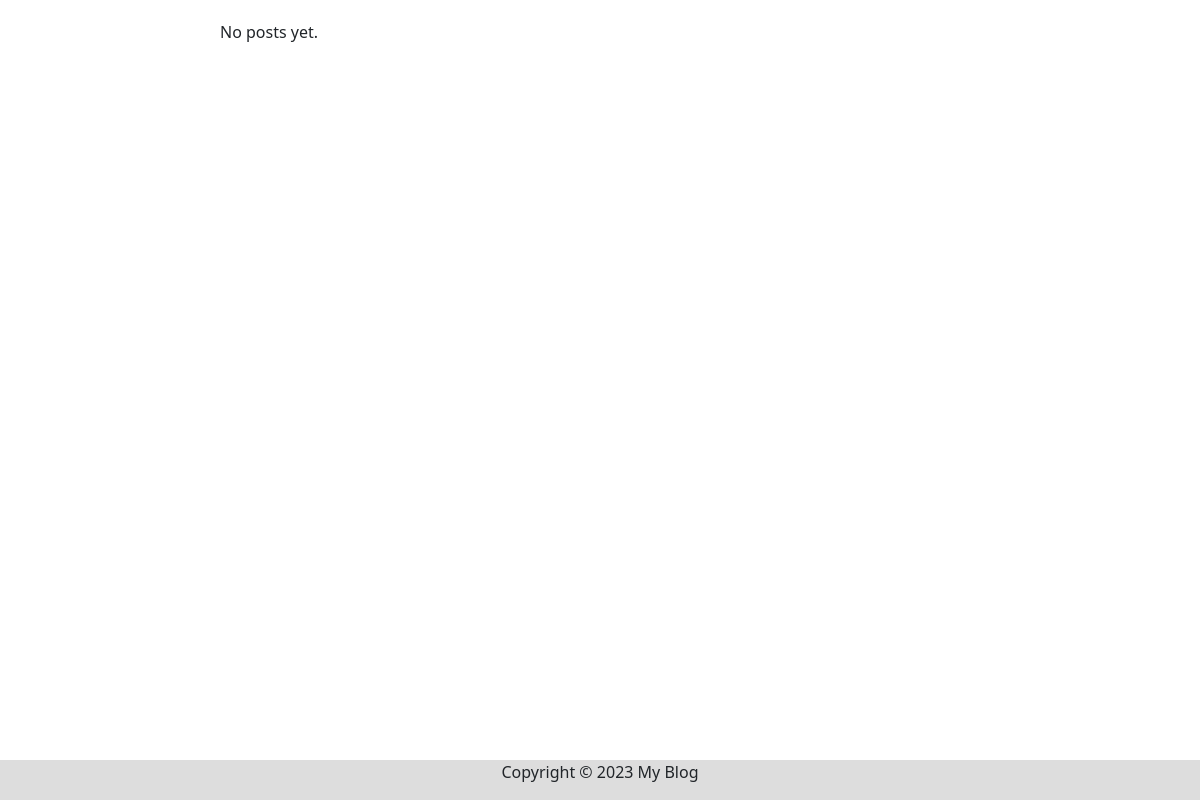
Page /UserBlog/ (signed in) on the earlier database version.
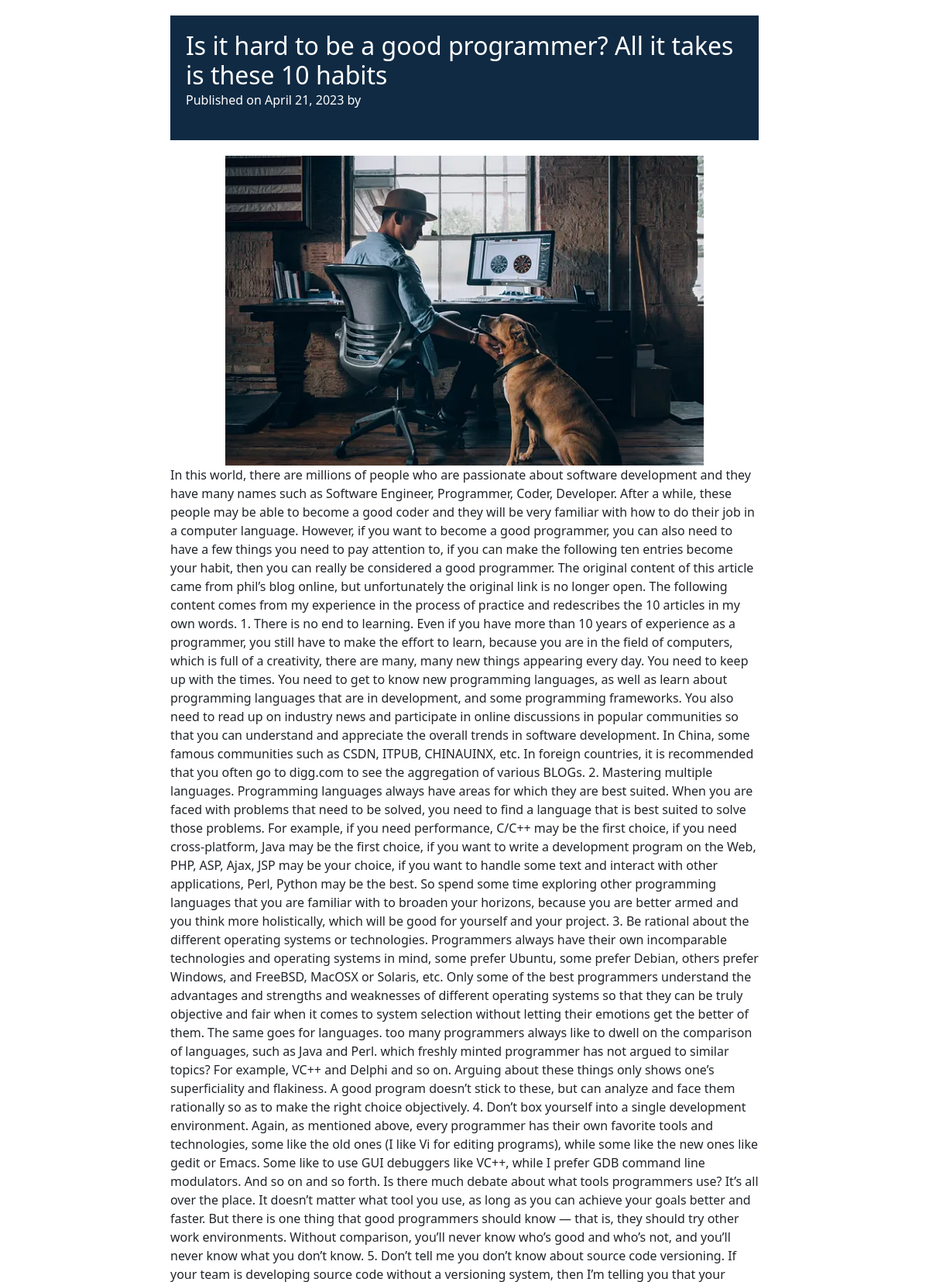
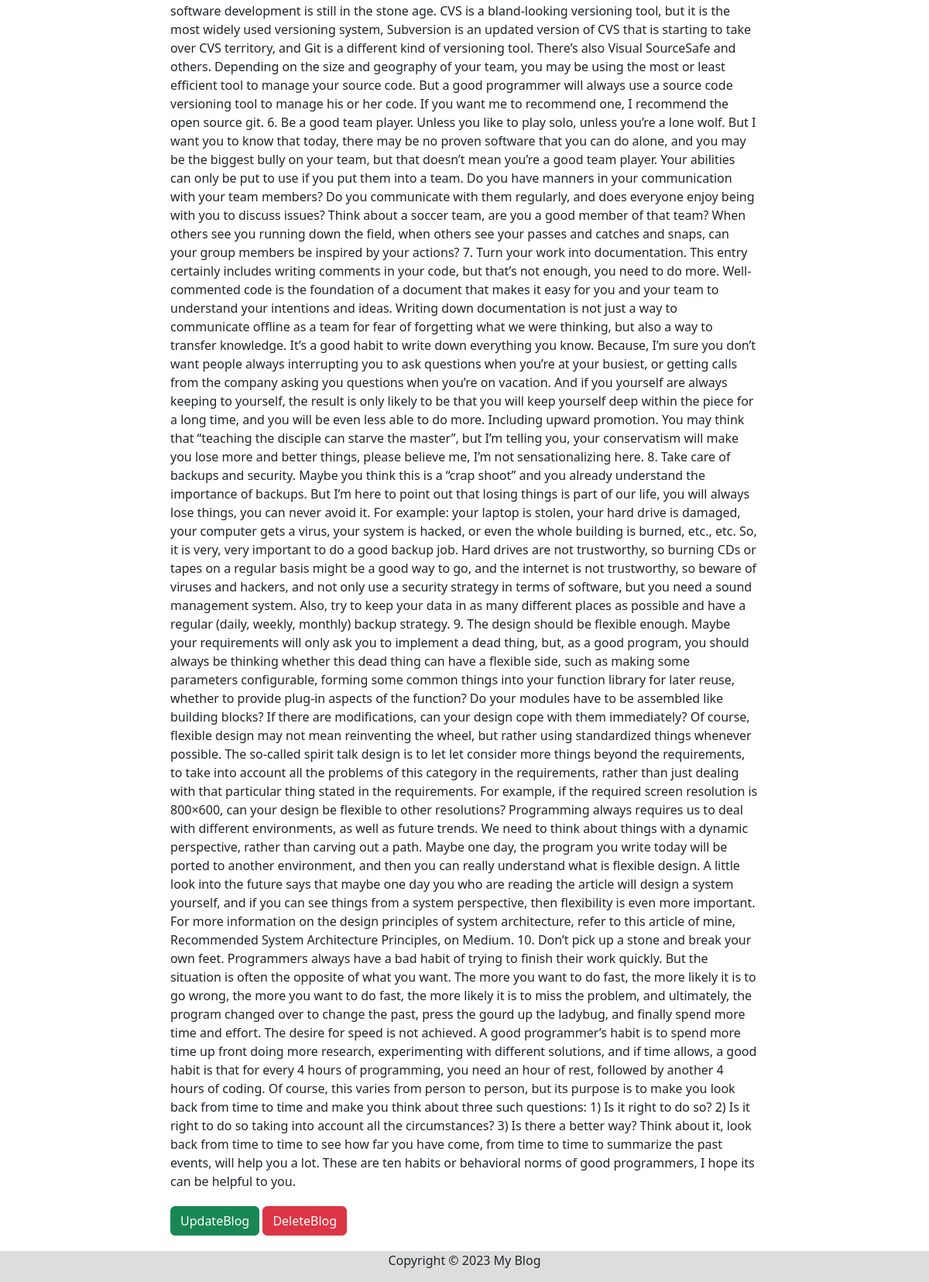
Same page on the later database version (2 pictures, top to bottom).
### core/models.py (models this page shows, shortened)
class Blog_Model(models.Model):
    title = models.CharField(max_length=200, unique=True)
    discription = models.TextField()
    author = models.ForeignKey(User, on_delete=models.CASCADE)
    image = models.FileField(null=True, upload_to='blog-images')
    likes = models.ManyToManyField(User, related_name='liked_posts', blank=True)
    created_at = models.DateTimeField(auto_now_add=True)
    updated_at = models.DateTimeField(auto_now=True)
    class Meta:
        ordering = ['-created_at']

### core/views.py (the view)
# urls.py: path('UserBlog/', UserBlog, name='UserBlog'),
def UserBlog(request):
    user = User.objects.get(username=(request.user.username))
    posts = Blog_Model.objects.filter(author=user)
    context = {'user': user, 'posts': posts}
    return render(request, 'User-Blog.html', context)

### core/templates/User-Blog.html (shortened to what this page needs)
<!DOCTYPE html>
<html>
<head>
    {%load static%}
    <link rel="stylesheet" href="{% static 'core/media/User-Blog.css' %}" />
    <link href="https://cdn.jsdelivr.net/npm/bootstrap@5.2.3/dist/css/bootstrap.min.css" rel="stylesheet"
>
</head>
<body class="h-50" class="">
    <main>
        {% for post in posts %}
        <article>
            <header>
                <h2>{{post.title}}</h2>
                <p>Published on {{post.created_at.date}} by {{item.author}}</p>
            </header>
            <div class="d-flex justify-content-center">
                <img src="{{post.image.url}}" alt="Blog post image" height="400px">
            </div>
            <div>
                <p>{{post.discription}}</p>
            </div>
            <div>
                <a href="{% url 'UpdateBlog' post.id %}"><button type="button" class="btn btn-success">UpdateBlog</button></a>
                <a href="{% url 'DeleteBlog' post.id %}"><button type="button" class="btn btn-danger">DeleteBlog</button></a>
            </div>
        </article>
        {% empty %}
        <p>No posts yet.</p>
        {% endfor %}
    </main>
</body>
<footer>
    <p class="">Copyright © 2023 My Blog</p>
</footer>
</html>

Differences in the rows shown:
added Blog_Model: title "Is it hard to be a good programmer? All it takes is these 10 habits", created_at "April 21, 2023", image (picture), discription "In this world, there are millions of people who are passionate about software development and they have many names such as Software Engineer, Programmer, Coder, Developer. After a while, these people may be able to become a good coder and they will be very familiar with how to do their job in a computer language. However, if you want to become a good programmer, you can also need to have a few things you need to pay attention to, if you can make the following ten entries become your habit, then you can really be considered a good programmer. The original content of this article came from phil’s blog online, but unfortunately the original link is no longer open. The following content comes…"
Other differences:
text no longer shown: "No posts yet."
